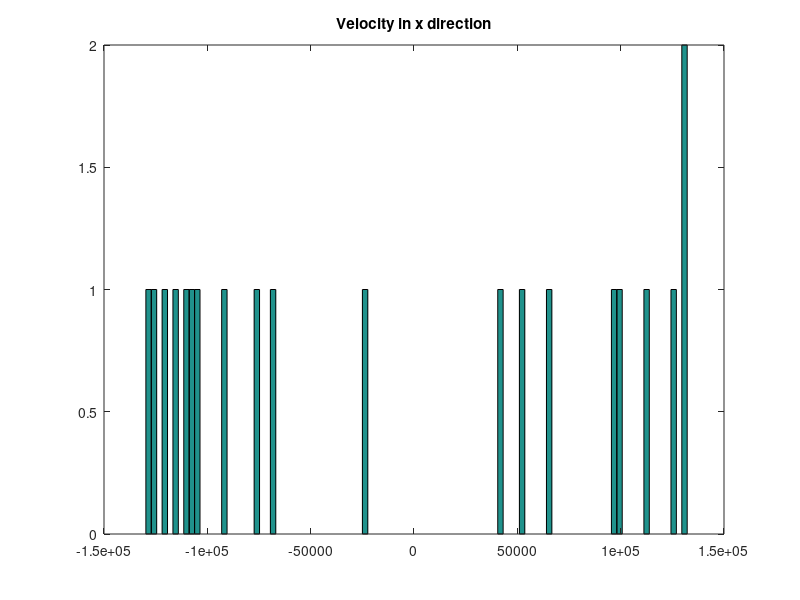
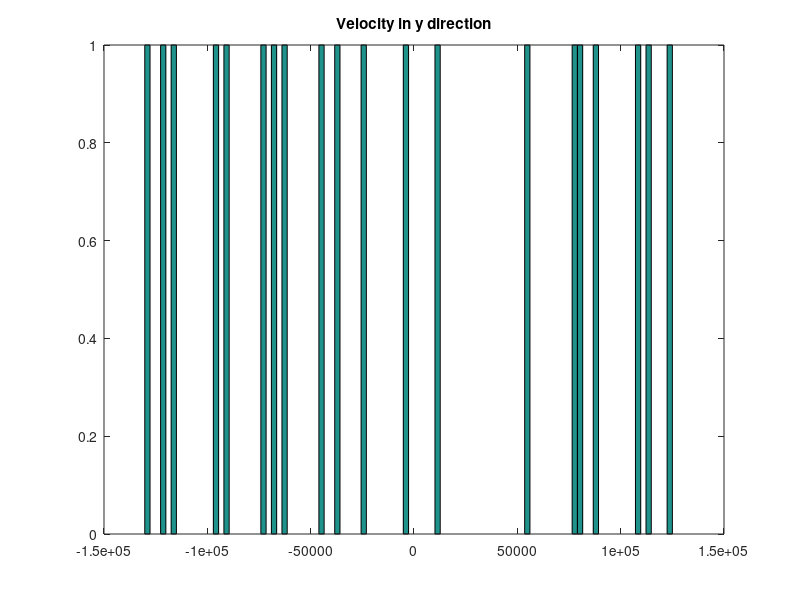

Reproduce these figures in MATLAB, in order. (Note: this script raises an error after producing the figures.)
% Name :Althaf Ahamed Sadique
% Student Number: 100971479s
% Assignment 1
% Part 1
% 
% 
% 
% 
% 
% Mean free path is vth * mean time = 0.2 ps * vth


global C



C.q_0 = 1.60217653e-19;             % electron charge
C.hb = 1.054571596e-34;             % Dirac constant
C.h = C.hb * 2 * pi;                    % Planck constant
C.m_0 = 9.10938215e-31;             % electron mass
C.kb = 1.3806504e-23;               % Boltzmann constant
C.eps_0 = 8.854187817e-12;          % vacuum permittivity
C.mu_0 = 1.2566370614e-6;           % vacuum permeability
C.c = 299792458;                    % speed of light
C.g = 9.80665; %metres (32.1740 ft) per s²


nSim = 10000;
noe = 20;
r2 = randi(360,noe,1);
 






xbound = 200
ybound = 100
x =  randi(200,noe,1);
y =  randi(100,noe,1);
vth = sqrt((C.kb * 300)/(C.m_0 * 0.26))
vx = vth * cos(r2) 
vy = vth * sin(r2)

% 
% %these will have x > 1.2 and x < 0.8 as 1s
% tempsxupper = x >1.2
% tempxlower = x < 0.8
% 
% tempxupper0
% tempxlower0 = 


for pos = 1: noe
    xpos = x(pos);
    if (xpos < 120 && xpos > 80)
        if (y(pos) < 40)
            xpos = xpos + 50;
            x(pos) = xpos
        
       
        elseif(y(pos) > 60)
            xpos = xpos -50
            x(pos) = xpos
        
        else
        
        end
      
       
    end
end


MFP = vth * 0.2 * 10^-12

figure(1)
hist(vx,100)
title("Velocity in x direction")

figure(2)
hist(vy,100)
title ("Velocity in y direction")

pScat = 1 - exp((-3 * 10^-16)/(0.2 * 10^-12))
%PscatArray = pScat * ones(noe,1)







for t = 1:nSim
    
    
    vxc = vx % create copy of vx
    vyc = vy % create copy of vy
    [n,m] = size(vx)
    [n1,m1] = size(vy)
    
    %%% randomly permutation of positions in vx and vy%%%%%
    idx = randperm(n)
    randomvx = vx
    randomvx(idx,1)= vx (:,1) 
    
    idy = randperm(n1)
    randomvy = vy
    randomvy(idy,1) = vy(:,1)
    
    
    %Modelling scattering%%%%%%
    rScatter= rand(noe,1)
    
    % this gives 1s and 0s. 1 means it scatters 
    tempScatter = rScatter < pScat
    randomvx = tempScatter .* randomvx % not scattered are 0s
    randomvy = tempScatter .* randomvy  % not scattered are 0s
    
    %not scattered
    notScatter = rScatter >= pScat
    %%%%%%%%%%%%%%%%%%%%%%%%%
    
    vx = vx .* notScatter % the scattered vx are now 0
    vy = vy .* notScatter % scattered vy = 0
    
    vx = vx + randomvx
    vy = vy + randomvy
    
    
    
    %%%%%%%%%%%%%%
    xc = x % x copy
    yc = y % y copy
    
    
    %Reflecting for y bounds%
    temp = y >= ybound 
    temp1 = y < ybound 
    
    
    temp = temp * -1
    
    tempHigher = temp + temp1
    
    
    temp2 = y <= 0
    temp3 = y > 0
    
    temp2 = temp2 * -1
    tempLower = temp2 + temp3
   
    vy = vy .* tempHigher
    vy = vy .* tempLower
    
    %%%%%%%%%%%%%%%%%%%
    
    % when x > 200%%%%%
    tempx1 = x <= 200
    
    x = x .* tempx1
    %%%%%%%%%%%%%%%%%%
    
    %%When x goes less than zero , come from 200 %%%%%
    
    tempx2 = x < -0.1
    s
    
    tempx2 = tempx2 * 200
    tempxFinal = x + tempx2
    
    x = tempxFinal
    
    %%%%Dealing with the lower rectangle%%%%%%
    tLR1s = ( x > 80 & x < 120) & y < 40
    tLR0s = tLR1s == 0
    tLR1s = -1 * tLR1s
    
    f = tLR1s + tLR0s
    
    vx = vx .* f
    
    
    tLR1s = ( x > 80 & x < 120) & (y < 41 & y >= 40)
    tLR0s = tLR1s == 0
    tLR1s = -1 * tLR1s
    
    f = tLR1s + tLR0s
    
    vy = vy .* f
    
    %tempFinalLower = x .* y
    
    %%%%%%%%%%%%%%%%%%%%%%%%%%%%%%%%%%%
    %%%%%%%%%%Dealing with the upper rectangle%%%%%%%
    tUR1s = ( x > 80 & x < 120) & y > 60
    tUR0s = tUR1s == 0
    tUR1s = -1 * tUR1s
    
    f = tUR1s + tUR0s
    
    vx = vx .* f
    
    
    tUR1s = ( x > 80 & x < 120) & (y >59 & y < 60)
    tUR0s = tUR1s == 0
    tUR1s = -1 * tUR1s
    
    f = tUR1s + tUR0s
    
    vy = vy .* f
    
    
    
    
    %%%%%%%%%%%%%%%%%%%%%%%%%%%%%%%%%%%%%%%%%%%%%%%%
    
    
    
    
    
    %%%%%%%%%%%%%%%%%%%
    dx = vx * (1/200000)
    dy = vy * (1/200000)
    
    x = x + dx;
    y = y + dy;
    vsq = (vy).^2 + (vx).^2 
    average = mean(vsq)
    
    semiCTemperature = (average *(0.26)* C.m_0)/(C.kb)
    figure(3)
    plot(x,y,'.r');
    axis([0 200 0 100])
    rectangle('Position',[80 0 40 40])
    rectangle('Position',[80 60 40 40])
    
    title ("The semiconductor temperature is " + semiCTemperature)
    pause(0.001)
    figure (3)
    hold on
    
end



